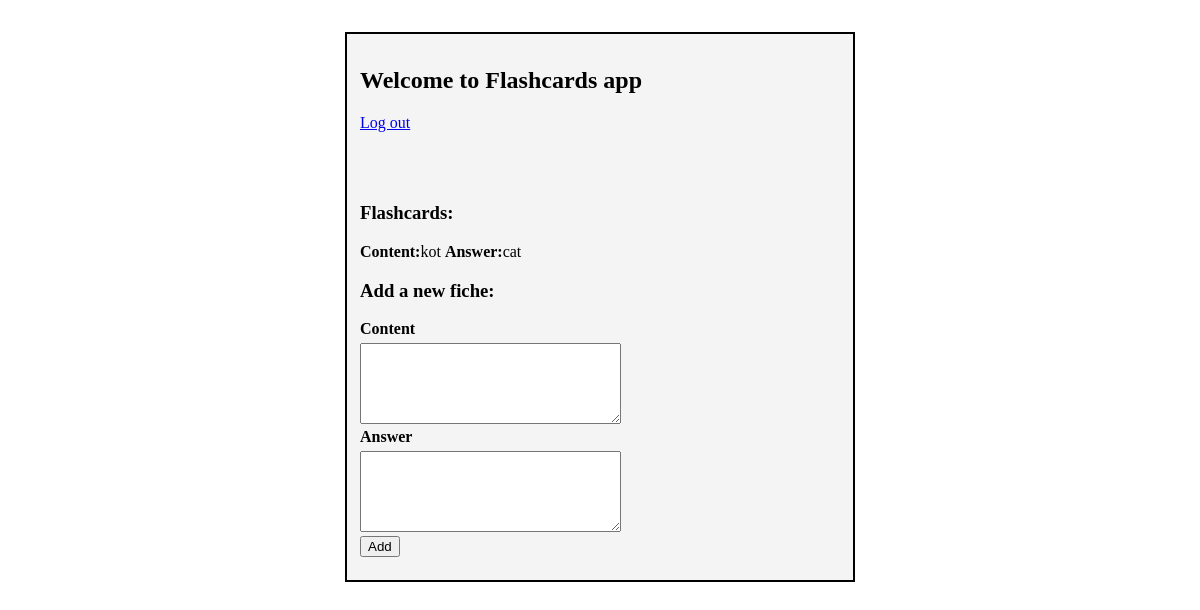
Before: /main (signed in) with the older database file.
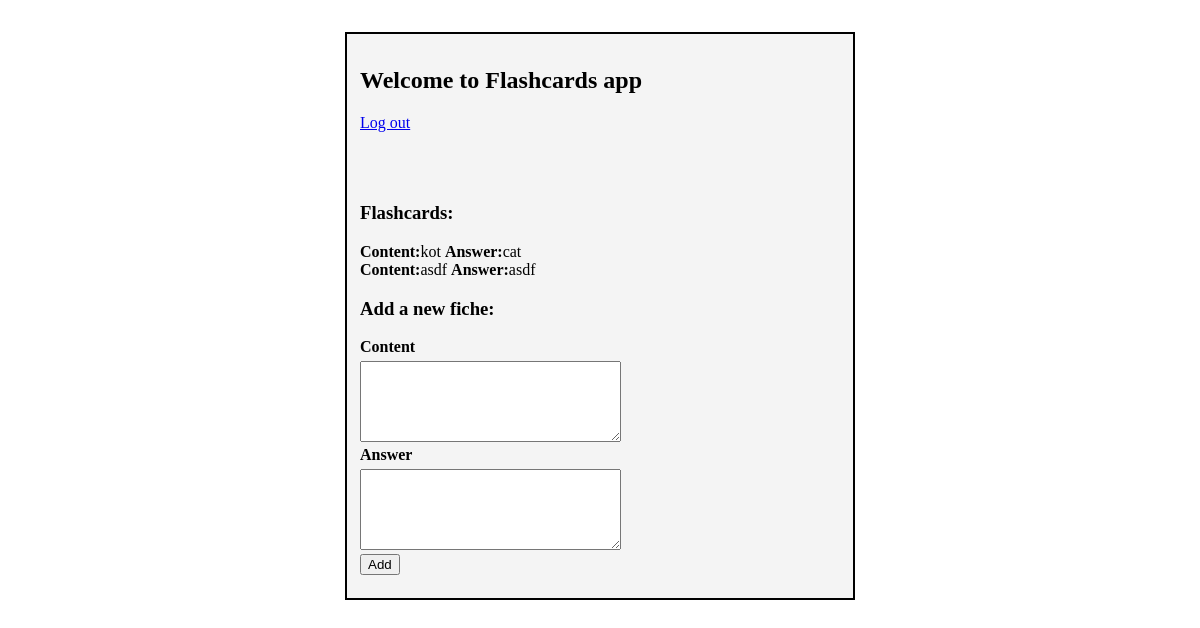
After: the same page with the newer database file.
### tables this page shows
CREATE TABLE flashcards(
      id INTEGER PRIMARY KEY,
      content TEXT,
      answer TEXT,
      category TEXT,
      level INTEGER,
      user_id INT);

### app.py (the view)
@app.route('/main')
@login_required
def main():
    g.db = connect_db()
    cur = g.db.execute('SELECT * FROM flashcards')
    flashcards = [dict(content=row[1], answer=row[2]) for row in cur.fetchall()]
    g.db.close()
    return render_template('main.html', flashcards=flashcards)

### app.py (called while the page is built)
def connect_db():
    return sqlite3.connect(app.config['DATABASE'])

def login_required(test):
    @wraps(test)
    def wrap(*args, **kwargs):
        if 'logged_in' in session:
            return test(*args, **kwargs)
        else:
            flash("You need to log in first.")
            return redirect(url_for('login'))
    return wrap

### templates/main.html
{% extends "template.html" %}
{% block content %}
    <h2>Welcome to Flashcards app</h2>
    <p><a href="{{ url_for('logout') }}">Log out</a></p>
    <br/>
    <br/>
    <h3>Flashcards:</h3>
    {% for f in flashcards %}
        <strong>Content:</strong>{{ f.content }}
        <strong>Answer:</strong>{{ f.answer }}
    <br/>
    {% endfor %}
    <h3>Add a new fiche:</h3>
    <form action="{{ url_for('add') }}" method="post" class="add">
        <div>
            <label>Content</label>
            <textarea name="content" cols="30" rows=5></textarea>
        </div>
        <div>
            <label>Answer</label>
            <textarea name="answer" cols="30" rows=5></textarea>
        </div>
        <div>
            <input type="submit" class="button" value="Add">
        </div>
    </form>
{% endblock %}

Changed rows visible on the page:
added flashcards: content "asdf", answer "asdf"
